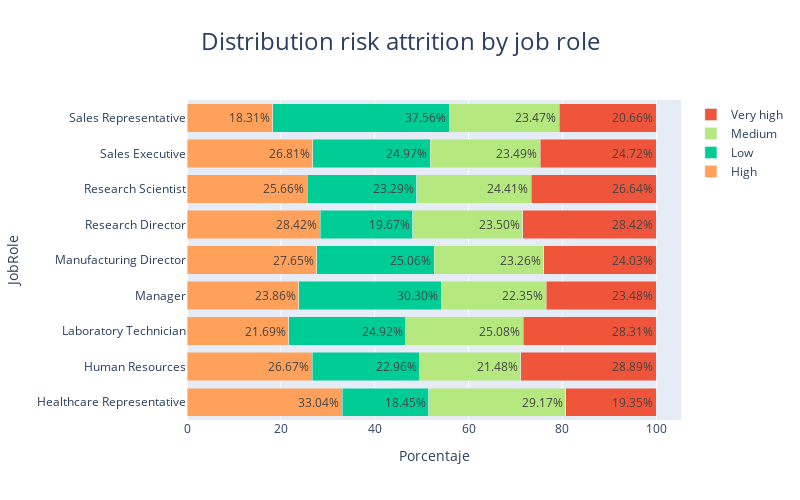

Notebook source saved alongside this figure:
### Code cell
df_agg = df.groupby(['role', 'risk']).size().reset_index(name='count')
df_agg['percentage'] = df_agg.groupby('role')['count'].apply(lambda x: (x / x.sum()) * 100)

fig = go.Figure()

colors = {
    "Low": "#00CC96",
    "Medium": "#B6E880",
    "High": "#FFA15A",
    "Very high": "#EF553B"
}

for risk in df_agg['risk'].unique():
    df_filtered = df_agg[df_agg['risk'] == risk]
    fig.add_trace(go.Bar(
        x=df_filtered['percentage'],
        y=df_filtered['role'],
        name=risk,
        orientation='h',
        marker=dict(color=colors[risk]),
        text=df_filtered['percentage'].apply(lambda x: f"{x:.2f}%"),
        textposition='auto'
    ))

fig.update_layout(
    title={
        'text': 'Distribution risk attrition by job role',
        'font': {'size': 24}
    },
    xaxis=dict(title='Porcentaje'),
    yaxis=dict(title='JobRole'),
    barmode='stack',
    autosize=False,
    width=800,
    height=500,
    title_x=0.5,
)
fig.show()

### Figure 1 — Plotly figure (JSON) as saved in the notebook; plotly's stock layout.template omitted (floating-point values rounded to 4 significant figures)
{"data": [{"marker": {"color": "#FFA15A"}, "name": "High", "orientation": "h", "text": ["33.04%", "26.67%", "21.69%", "23.86%", "27.65%", "28.42%", "25.66%", "26.81%", "18.31%"], "textposition": "auto", "type": "bar", "x": [33.04, 26.67, 21.69, 23.86, 27.65, 28.42, 25.66, 26.81, 18.31], "y": ["Healthcare Representative", "Human Resources", "Laboratory Technician", "Manager", "Manufacturing Director", "Research Director", "Research Scientist", "Sales Executive", "Sales Representative"]}, {"marker": {"color": "#00CC96"}, "name": "Low", "orientation": "h", "text": ["18.45%", "22.96%", "24.92%", "30.30%", "25.06%", "19.67%", "23.29%", "24.97%", "37.56%"], "textposition": "auto", "type": "bar", "x": [18.45, 22.96, 24.92, 30.3, 25.06, 19.67, 23.29, 24.97, 37.56], "y": ["Healthcare Representative", "Human Resources", "Laboratory Technician", "Manager", "Manufacturing Director", "Research Director", "Research Scientist", "Sales Executive", "Sales Representative"]}, {"marker": {"color": "#B6E880"}, "name": "Medium", "orientation": "h", "text": ["29.17%", "21.48%", "25.08%", "22.35%", "23.26%", "23.50%", "24.41%", "23.49%", "23.47%"], "textposition": "auto", "type": "bar", "x": [29.17, 21.48, 25.08, 22.35, 23.26, 23.5, 24.41, 23.49, 23.47], "y": ["Healthcare Representative", "Human Resources", "Laboratory Technician", "Manager", "Manufacturing Director", "Research Director", "Research Scientist", "Sales Executive", "Sales Representative"]}, {"marker": {"color": "#EF553B"}, "name": "Very high", "orientation": "h", "text": ["19.35%", "28.89%", "28.31%", "23.48%", "24.03%", "28.42%", "26.64%", "24.72%", "20.66%"], "textposition": "auto", "type": "bar", "x": [19.35, 28.89, 28.31, 23.48, 24.03, 28.42, 26.64, 24.72, 20.66], "y": ["Healthcare Representative", "Human Resources", "Laboratory Technician", "Manager", "Manufacturing Director", "Research Director", "Research Scientist", "Sales Executive", "Sales Representative"]}], "layout": {"autosize": false, "barmode": "stack", "height": 500, "title": {"font": {"size": 24}, "text": "Distribution risk attrition by job role", "x": 0.5}, "width": 800, "xaxis": {"title": {"text": "Porcentaje"}}, "yaxis": {"title": {"text": "JobRole"}}}}
